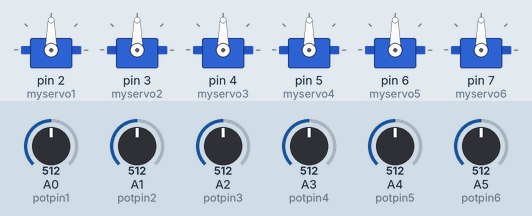
Bench run of a sketch on a simulated Arduino Uno, built with avr-gcc and run on an emulated ATmega328P. On the bench: 6 × servo. Inputs (shaded band) come from the test bench; at power-on: A0 (potpin1) = 512, A1 (potpin2) = 512, A2 (potpin3) = 512, A3 (potpin4) = 512, A4 (potpin5) = 512, A5 (potpin6) = 512.

Above: at 1.2 s.
1.3 s: A0 (potpin1) set to 716
At 2.5 s:
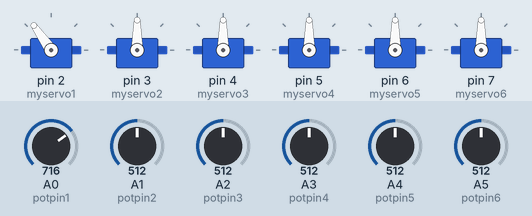
2.9 s: A1 (potpin2) set to 716
At 4.1 s:
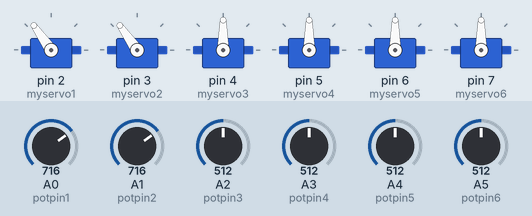
4.4 s: A2 (potpin3) set to 716
At 5.1 s:
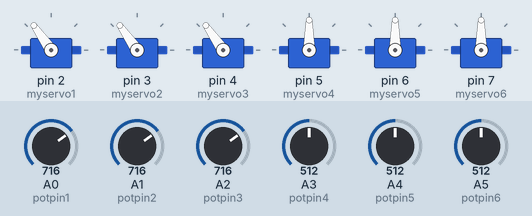
5.9 s: A3 (potpin4) set to 716
At 6.9 s:
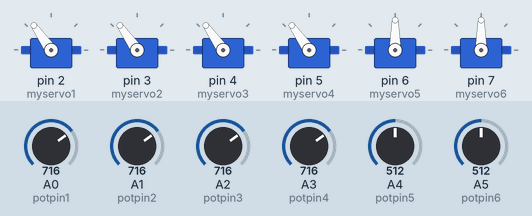
7.4 s: A4 (potpin5) set to 716
At 8.6 s:
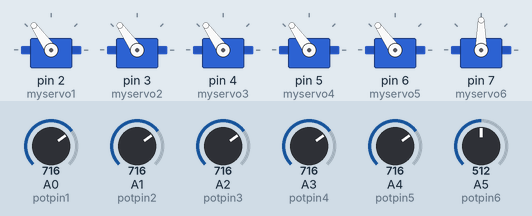
8.9 s: A5 (potpin6) set to 716
At 10.2 s:
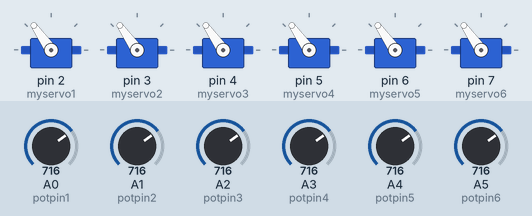
Timing chart, 0 to 11.5 s (numbered marks = the images above; inputs shaded):
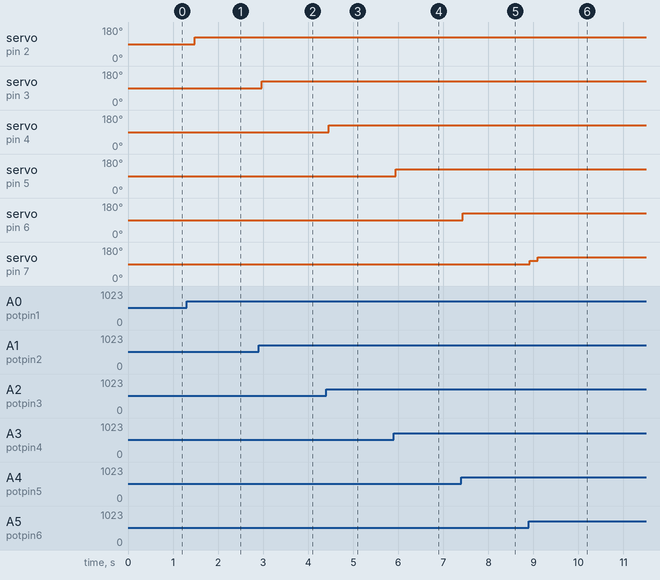

Measured:
- after the input at 1.3 s, servo on pin 2 (myservo1): 90° → 125° after 0.18 s
- after the input at 2.9 s, servo on pin 3 (myservo2): 90° → 125° after 0.07 s
- after the input at 4.4 s, servo on pin 4 (myservo3): 90° → 125° after 0.05 s
- after the input at 5.9 s, servo on pin 5 (myservo4): 90° → 125° at once
- after the input at 7.4 s, servo on pin 6 (myservo5): 90° → 125° at once
- after the input at 8.9 s, servo on pin 7 (myservo6): 90° → 108° at once, → 125° 0.18 s later

The sketch:

ControllerCode.ino
```cpp
#include <Servo.h>  // add servo library

Servo myservo1;  // create servo object to control a servo 1
Servo myservo2;  // create servo object to control a servo 2
Servo myservo3;  // create servo object to control a servo 3
Servo myservo4;  // create servo object to control a servo 4
Servo myservo5;  // create servo object to control a servo 5
Servo myservo6;  // create servo object to control a servo 6

int potpin1 = 0;  // analog pin used to connect the potentiometer
int val1p;    // variable to read the value from the analog pin
int val1;    // variable to read the value from the analog pin
int potpin2 = 1;  // analog pin used to connect the potentiometer
int val2p;    // variable to read the value from the analog pin
int val2;    // variable to read the value from the analog pin
int potpin3 = 2;  // analog pin used to connect the potentiometer
int val3p;    // variable to read the value from the analog pin
int val3;    // variable to read the value from the analog pin
int potpin4 = 3;  // analog pin used to connect the potentiometer
int val4p;    // variable to read the value from the analog pin
int val4;    // variable to read the value from the analog pin
int potpin5 = 4;  // analog pin used to connect the potentiometer
int val5p;    // variable to read the value from the analog pin
int val5;    // variable to read the value from the analog pin
int potpin6 = 5;  // analog pin used to connect the potentiometer
int val6p;    // variable to read the value from the analog pin
int val6;    // variable to read the value from the analog pin
int read;


void setup() {
  myservo1.attach(2);  // attaches the servo on pin 9 to the servo object
  myservo2.attach(3);  // attaches the servo on pin 9 to the servo object
  myservo3.attach(4);  // attaches the servo on pin 9 to the servo object
  myservo4.attach(5);  // attaches the servo on pin 9 to the servo object
  myservo5.attach(6);  // attaches the servo on pin 9 to the servo object
  myservo6.attach(7);  // attaches the servo on pin 9 to the servo object
  Serial.begin(9600);
}

void loop() {
  val1p = analogRead(potpin1);          // reads the value of the potentiometer (value between 0 and 1023)
  delay(10);
  val1 = analogRead(potpin1);          // reads the value of the potentiometer (value between 0 and 1023)
  delay(10);
  val1 = (val1+val1p)/2;
  val1 = map(val1, 0, 1023, 0, 180);     // scale it to use it with the servo (value between 0 and 180)
  myservo1.write(val1);                  // sets the servo position according to the scaled value

  delay(10);                           // waits for the servo to get there

  val2p = analogRead(potpin2);          // reads the value of the potentiometer (value between 0 and 1023)
  delay(10);
  val2 = analogRead(potpin2);          // reads the value of the potentiometer (value between 0 and 1023)
  delay(10);
  val2 = (val2+val2p)/2;
  val2 = map(val2, 0, 1023, 0, 180);     // scale it to use it with the servo (value between 0 and 180)
  myservo2.write(val2);                  // sets the servo position according to the scaled value

  delay(10);

  val3p = analogRead(potpin3);          // reads the value of the potentiometer (value between 0 and 1023)
  delay(10);
  val3 = analogRead(potpin3);          // reads the value of the potentiometer (value between 0 and 1023)
  delay(10);
  val3 = (val3+val3p)/2;
  val3 = map(val3, 0, 1023, 0, 180);     // scale it to use it with the servo (value between 0 and 180)
  myservo3.write(val3);                  // sets the servo position according to the scaled value
  delay(10);

  val4p = analogRead(potpin4);          // reads the value of the potentiometer (value between 0 and 1023)
  delay(10);
  val4 = analogRead(potpin4);          // reads the value of the potentiometer (value between 0 and 1023)
  delay(10);
  val4 = (val4+val4p)/2;
  val4 = map(val4, 0, 1023, 0, 180);     // scale it to use it with the servo (value between 0 and 180)
  myservo4.write(val4);                  // sets the servo position according to the scaled value
  delay(10);

  val5p = analogRead(potpin5);          // reads the value of the potentiometer (value between 0 and 1023)
  delay(10);
  val5 = analogRead(potpin5);          // reads the value of the potentiometer (value between 0 and 1023)
  delay(10);
  val5 = (val5+val5p)/2;
  val5 = map(val5, 0, 1023, 0, 180);     // scale it to use it with the servo (value between 0 and 180)
  myservo5.write(val5);                  // sets the servo position according to the scaled value
  delay(10);

  val6p = analogRead(potpin6);          // reads the value of the potentiometer (value between 0 and 1023)
  delay(10);
  val6 = analogRead(potpin6);          // reads the value of the potentiometer (value between 0 and 1023)
  delay(10);
  val6 = (val6+val6p)/2;
  val6 = map(val6, 0, 1023, 0, 180);     // scale it to use it with the servo (value between 0 and 180)
  myservo6.write(val6);                  // sets the servo position according to the scaled value
  delay(10);

  /*Serial.print("POT1 : ");
  Serial.print(val1);
  Serial.print("\n");

  Serial.print("POT2 : ");
  Serial.print(val2);
  Serial.print("\n");

  Serial.print("POT3 : ");
  Serial.print(val3);
  Serial.print("\n");

  Serial.print("POT4 : ");
  Serial.print(val4);
  Serial.print("\n");

  Serial.print("POT5 : ");
  Serial.print(val5);
  Serial.print("\n");

  Serial.print("POT6 : ");
  Serial.print(val6);
  Serial.print("\n");
Serial.print("-------------------------\n");
  delay(1000);*/

}
```
